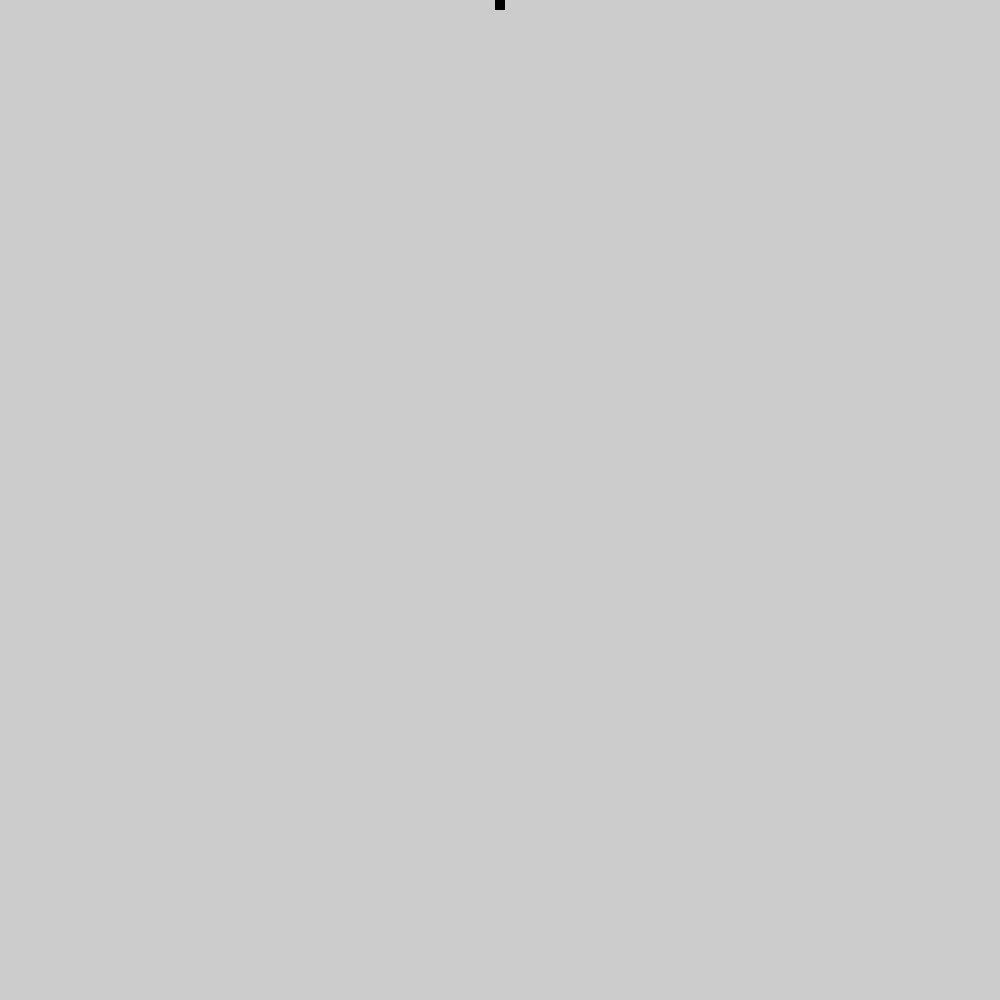
Frame 1 (no input)
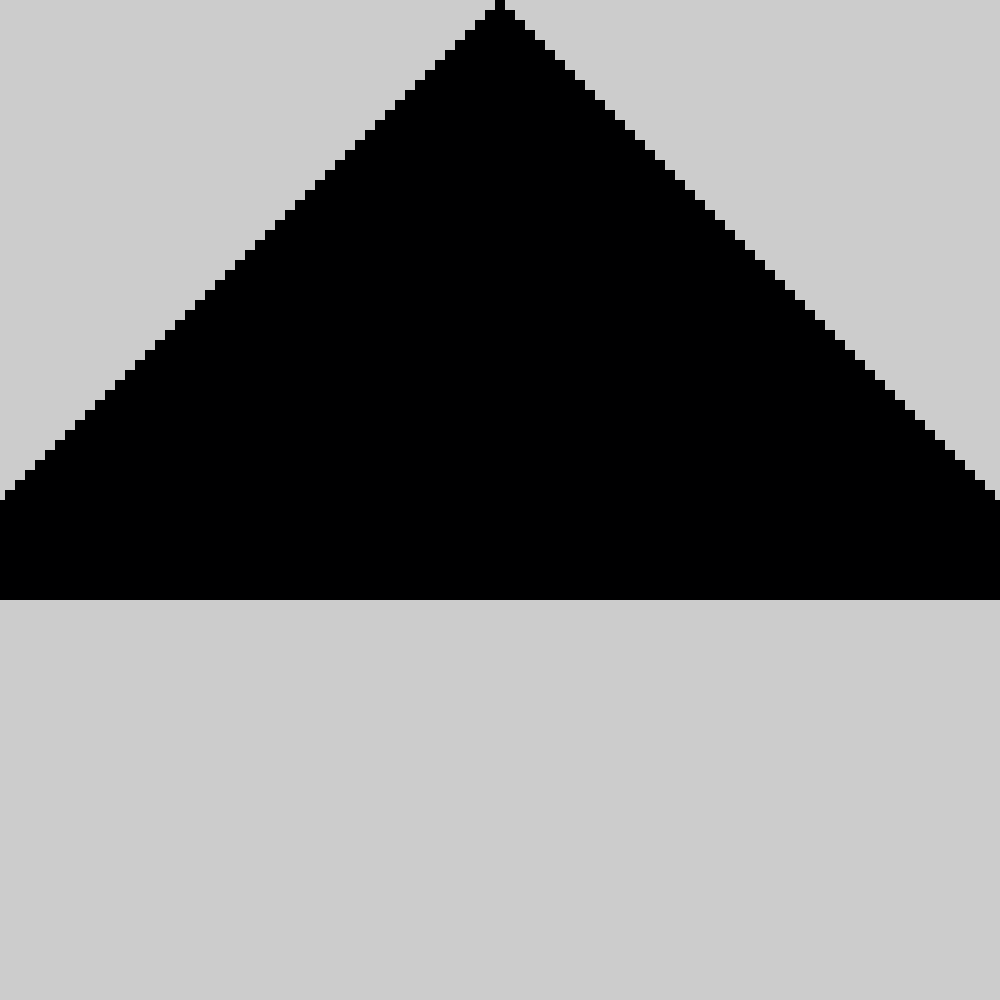
Frame 60 (the mouse pressed at the canvas centre just before this capture)
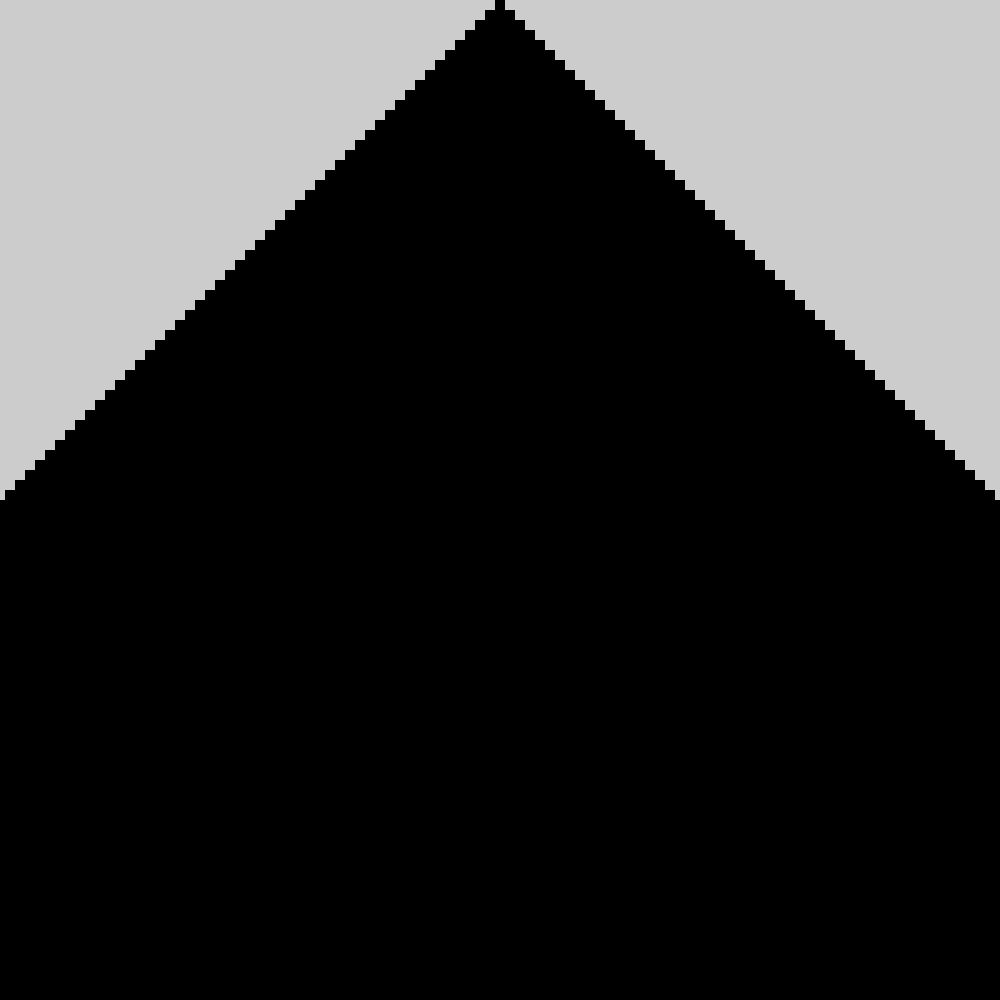
Frame 120 (the mouse held since frame 60 and released just before this capture)

The Processing sketch that drew these frames (run headless with seeded random() and noise(); from frame 60 on, the mouse is pressed at the canvas centre):

// Processing sketch: StochCA
// ── StochCA.pde

  int num = 100;
  int[] state = {1};
  int gen = 0;
  int mod = 2;
  
  void setup() {
    size(1000, 1000);
  }
  
  void draw() {
    if(gen < num) {
      drawCell(gen);
      updateState();
    }
  }
  
  void drawCell(float y) {
    float scalar = (float) width / num;                // 数字の大きさ
    float x = (width - state.length * scalar) * 0.5;   // 数字を書く位置を x 座標方向にずらす
    y *= scalar;
    noStroke();
    
    for(int i=0; i < state.length; i++) {
      fill(state[i] * 1.0 / mod, state[i] * 1.0 / mod, 1);  // 色相にセルの状態を割り当て
      rect(x, y, scalar, scalar);
      x += scalar;
    }
  }
  
  void updateState() {
    int[] BOUNDARY = {0, 0};
    int[] nextState = new int[state.length + 2];
    state = splice(state, BOUNDARY, 0);
    state = splice(state, BOUNDARY, state.length);
    
    for(int i=1; i < state.length - 1; i++) {
      nextState[i-1] = transition(state[i-1], state[i], state[i+1]);
    }
    state = nextState;
    gen++;
  }
  
  int transition(int a, int b, int c) {
    int d;
    if(random(1) < 0.999) {
      d = a + b + c;
    } else {
      d = a + c;
    }
    d = d % mod;
    return d;
  }
  
  
  
  
  
  
  
  
  
  
  
  
  
  
  
